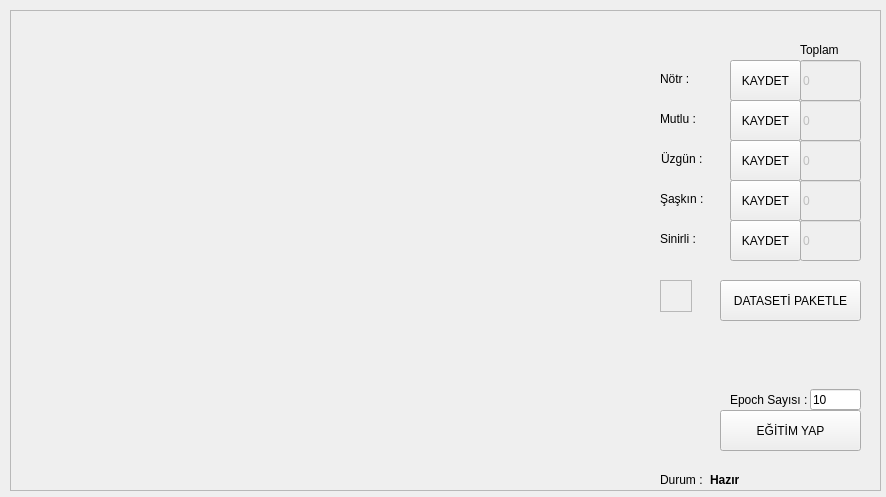
<?xml version="1.0" encoding="UTF-8"?>
<ui version="4.0">
 <class>Form</class>
 <widget class="QWidget" name="Form">
  <property name="geometry">
   <rect>
    <x>0</x>
    <y>0</y>
    <width>886</width>
    <height>497</height>
   </rect>
  </property>
  <property name="windowTitle">
   <string>Deep Facial Emotion Detector</string>
  </property>
  <widget class="QFrame" name="frame">
   <property name="geometry">
    <rect>
     <x>10</x>
     <y>10</y>
     <width>871</width>
     <height>481</height>
    </rect>
   </property>
   <property name="frameShape">
    <enum>QFrame::StyledPanel</enum>
   </property>
   <property name="frameShadow">
    <enum>QFrame::Raised</enum>
   </property>
   <widget class="QLabel" name="label">
    <property name="geometry">
     <rect>
      <x>651</x>
      <y>140</y>
      <width>60</width>
      <height>17</height>
     </rect>
    </property>
    <property name="text">
     <string>Üzgün :</string>
    </property>
   </widget>
   <widget class="QLabel" name="label_2">
    <property name="geometry">
     <rect>
      <x>650</x>
      <y>100</y>
      <width>66</width>
      <height>17</height>
     </rect>
    </property>
    <property name="text">
     <string>Mutlu :</string>
    </property>
   </widget>
   <widget class="QLabel" name="label_3">
    <property name="geometry">
     <rect>
      <x>650</x>
      <y>60</y>
      <width>66</width>
      <height>17</height>
     </rect>
    </property>
    <property name="text">
     <string>Nötr :</string>
    </property>
   </widget>
   <widget class="QLabel" name="label_4">
    <property name="geometry">
     <rect>
      <x>650</x>
      <y>180</y>
      <width>66</width>
      <height>17</height>
     </rect>
    </property>
    <property name="text">
     <string>Şaşkın :</string>
    </property>
   </widget>
   <widget class="QLabel" name="label_7">
    <property name="geometry">
     <rect>
      <x>650</x>
      <y>220</y>
      <width>66</width>
      <height>17</height>
     </rect>
    </property>
    <property name="text">
     <string>Sinirli :</string>
    </property>
   </widget>
   <widget class="QPushButton" name="btnChange1">
    <property name="enabled">
     <bool>true</bool>
    </property>
    <property name="geometry">
     <rect>
      <x>720</x>
      <y>50</y>
      <width>71</width>
      <height>41</height>
     </rect>
    </property>
    <property name="text">
     <string>KAYDET</string>
    </property>
   </widget>
   <widget class="QFrame" name="frame2">
    <property name="geometry">
     <rect>
      <x>650</x>
      <y>270</y>
      <width>32</width>
      <height>32</height>
     </rect>
    </property>
    <property name="frameShape">
     <enum>QFrame::StyledPanel</enum>
    </property>
    <property name="frameShadow">
     <enum>QFrame::Raised</enum>
    </property>
   </widget>
   <widget class="QPushButton" name="btnChange2">
    <property name="geometry">
     <rect>
      <x>720</x>
      <y>90</y>
      <width>71</width>
      <height>41</height>
     </rect>
    </property>
    <property name="text">
     <string>KAYDET</string>
    </property>
   </widget>
   <widget class="QPushButton" name="btnChange3">
    <property name="geometry">
     <rect>
      <x>720</x>
      <y>130</y>
      <width>71</width>
      <height>41</height>
     </rect>
    </property>
    <property name="text">
     <string>KAYDET</string>
    </property>
   </widget>
   <widget class="QPushButton" name="btnChange4">
    <property name="geometry">
     <rect>
      <x>720</x>
      <y>170</y>
      <width>71</width>
      <height>41</height>
     </rect>
    </property>
    <property name="text">
     <string>KAYDET</string>
    </property>
   </widget>
   <widget class="QPushButton" name="btnChange5">
    <property name="geometry">
     <rect>
      <x>720</x>
      <y>210</y>
      <width>71</width>
      <height>41</height>
     </rect>
    </property>
    <property name="text">
     <string>KAYDET</string>
    </property>
   </widget>
   <widget class="QLabel" name="label_5">
    <property name="geometry">
     <rect>
      <x>790</x>
      <y>30</y>
      <width>61</width>
      <height>20</height>
     </rect>
    </property>
    <property name="text">
     <string>Toplam</string>
    </property>
   </widget>
   <widget class="QLineEdit" name="lineEdit1">
    <property name="enabled">
     <bool>false</bool>
    </property>
    <property name="geometry">
     <rect>
      <x>790</x>
      <y>50</y>
      <width>61</width>
      <height>41</height>
     </rect>
    </property>
    <property name="text">
     <string>0</string>
    </property>
   </widget>
   <widget class="QLineEdit" name="lineEdit2">
    <property name="enabled">
     <bool>false</bool>
    </property>
    <property name="geometry">
     <rect>
      <x>790</x>
      <y>90</y>
      <width>61</width>
      <height>41</height>
     </rect>
    </property>
    <property name="text">
     <string>0</string>
    </property>
   </widget>
   <widget class="QLineEdit" name="lineEdit3">
    <property name="enabled">
     <bool>false</bool>
    </property>
    <property name="geometry">
     <rect>
      <x>790</x>
      <y>130</y>
      <width>61</width>
      <height>41</height>
     </rect>
    </property>
    <property name="text">
     <string>0</string>
    </property>
   </widget>
   <widget class="QLineEdit" name="lineEdit4">
    <property name="enabled">
     <bool>false</bool>
    </property>
    <property name="geometry">
     <rect>
      <x>790</x>
      <y>170</y>
      <width>61</width>
      <height>41</height>
     </rect>
    </property>
    <property name="text">
     <string>0</string>
    </property>
   </widget>
   <widget class="QLineEdit" name="lineEdit5">
    <property name="enabled">
     <bool>false</bool>
    </property>
    <property name="geometry">
     <rect>
      <x>790</x>
      <y>210</y>
      <width>61</width>
      <height>41</height>
     </rect>
    </property>
    <property name="text">
     <string>0</string>
    </property>
   </widget>
   <widget class="QPushButton" name="buttonPaketle">
    <property name="geometry">
     <rect>
      <x>710</x>
      <y>270</y>
      <width>141</width>
      <height>41</height>
     </rect>
    </property>
    <property name="text">
     <string>DATASETİ PAKETLE</string>
    </property>
   </widget>
   <widget class="QPushButton" name="buttonEgitimBaslat">
    <property name="geometry">
     <rect>
      <x>710</x>
      <y>400</y>
      <width>141</width>
      <height>41</height>
     </rect>
    </property>
    <property name="text">
     <string>EĞİTİM YAP</string>
    </property>
   </widget>
   <widget class="QLabel" name="label_6">
    <property name="geometry">
     <rect>
      <x>650</x>
      <y>459</y>
      <width>51</width>
      <height>21</height>
     </rect>
    </property>
    <property name="text">
     <string>Durum :</string>
    </property>
   </widget>
   <widget class="QLabel" name="labelProcess">
    <property name="geometry">
     <rect>
      <x>700</x>
      <y>460</y>
      <width>161</width>
      <height>20</height>
     </rect>
    </property>
    <property name="font">
     <font>
      <weight>75</weight>
      <bold>true</bold>
     </font>
    </property>
    <property name="autoFillBackground">
     <bool>false</bool>
    </property>
    <property name="text">
     <string>Hazır</string>
    </property>
   </widget>
   <widget class="QLineEdit" name="epochNumber">
    <property name="geometry">
     <rect>
      <x>800</x>
      <y>379</y>
      <width>51</width>
      <height>21</height>
     </rect>
    </property>
    <property name="text">
     <string>10</string>
    </property>
   </widget>
   <widget class="QLabel" name="label_8">
    <property name="geometry">
     <rect>
      <x>720</x>
      <y>379</y>
      <width>81</width>
      <height>21</height>
     </rect>
    </property>
    <property name="text">
     <string>Epoch Sayısı :</string>
    </property>
   </widget>
  </widget>
 </widget>
 <resources/>
 <connections/>
</ui>
